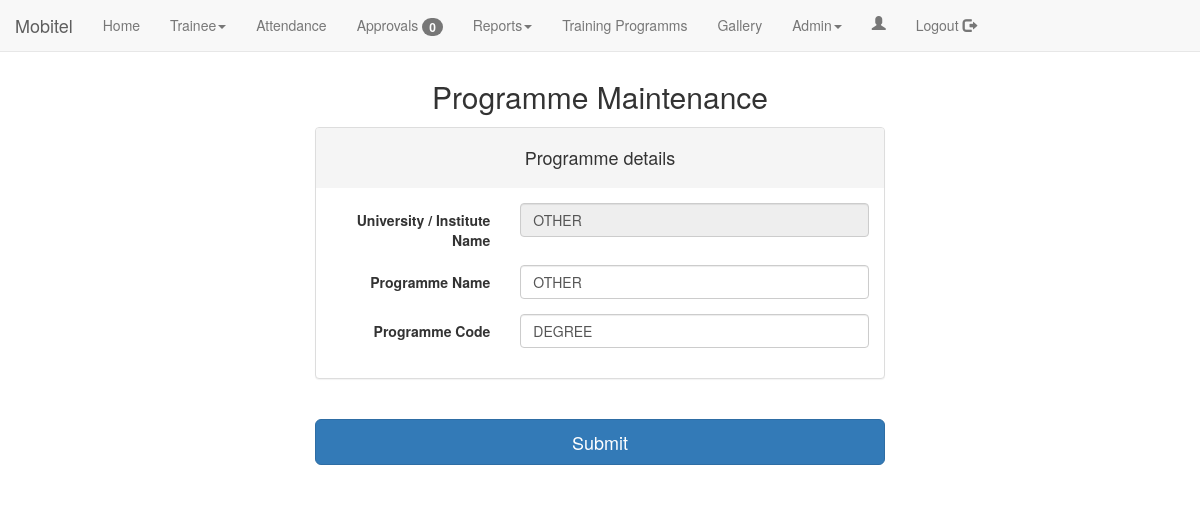
Screenshot of /courseMaintenanceUpdate.php?id=1 (signed in) with the database file from the repository.
### tables this page shows
CREATE TABLE IF NOT EXISTS `tbl_institute` (
  `tblTrainingInstituteID` int(5) NOT NULL AUTO_INCREMENT,
  `TrainingInstitute_Code` varchar(10) DEFAULT NULL,
  `TrainingInstitute_Name` varchar(255) NOT NULL,
  `Location` varchar(50) NOT NULL,
  `Coordinator` varchar(100) NOT NULL,
  `Designation` varchar(50) NOT NULL,
  `Contact` varchar(10) NOT NULL,
  `flag` varchar(8) NOT NULL DEFAULT 'ACTIVE',
  PRIMARY KEY (`tblTrainingInstituteID`)
);

CREATE TABLE IF NOT EXISTS `tbl_course` (
  `tblCourseID` int(5) NOT NULL AUTO_INCREMENT,
  `tblTrainingInstituteID` text NOT NULL,
  `Course_Code` varchar(10) NOT NULL,
  `Course_Name` varchar(255) NOT NULL,
  `flag` varchar(8) NOT NULL DEFAULT 'ACTIVE',
  PRIMARY KEY (`tblCourseID`) USING BTREE
);

### courseMaintenanceUpdate.php (the view, shortened to what this page needs)
<?php include("db.php"); ?>
<?php
$txtInCode = $txtInName = $txtLocation = $msg = $msger =$crs_Name= "";
if (isset($_GET["id"])) {
    $sql = "SELECT * FROM tbl_course WHERE tblCourseID='" . $_GET['id'] . "' ";
    $course_data = $con->query($sql);
    if ($course_data->num_rows == 1) {
        $row = mysqli_fetch_assoc($course_data);
        $txtInsCode = $row['tblTrainingInstituteID'];
        $txtCrsCode = $row['Course_Code'];
        $txtCrsName = $row['Course_Name'];
    }
}
?>
<html>
<head>
    <?php include("header.php") ?>
</head>
<body data-spy="scroll" data-target=".navbar" data-offset="50">
<br><br><br>
<div>
    <center>
        <h2>Programme Maintenance</h2>
    </center>
</div>
<center>
    <form class="form-horizontal" method="post" action="">
        <div class="container col-md-6 col-md-offset-3 ">
            <div class="panel-group">
                <div class="panel panel-default">
                    <div class="panel-heading">
                        <h4>Programme details</h4>
                    </div>
                    <div class="panel-body">
                        <div class="form-group">
                            <label for="inputText2" class="col-sm-4 control-label">University / Institute Name</label>
                            <div class="col-sm-8">
                                <?php
                                    $sql="SELECT * FROM `tbl_institute` WHERE tblTrainingInstituteID='".$txtInsCode."' ";
                                            $resultSet= $con->query($sql);
                                            if ($resultSet->num_rows >=1){
                                                $row = mysqli_fetch_assoc($resultSet);
                                                $crs_Name=$row['TrainingInstitute_Name'];
                                            }
                                 ?>
                               <input type="text" class="form-control" name="v_CourseId" id="v_CourseId"
                                       placeholder="Enter Programme Name" onblur="this.value=this.value.toUpperCase()"  value="<?php echo $crs_Name; ?>" disabled="disabled">
                            </div>
                        </div>
                        <div class="form-group">
                            <label for="inputText2" class="col-sm-4 control-label">Programme Name</label>
                            <div class="col-sm-8">
                                <input type="text" class="form-control" name="v_CourseName" id="v_CourseName"
                                       placeholder="Enter Programme Name" onblur="this.value=this.value.toUpperCase()"  value="<?php echo $txtCrsName; ?>">
                            </div>
                        </div>
                        <div class="form-group">
                            <label for="inputText2" class="col-sm-4 control-label">Programme Code </label>
                            <div class="col-sm-8">
                                <input type="text" class="form-control" name="v_CourseCode"
                                       id="v_CourseCode"
                                       placeholder="Enter Programme Code" onblur="this.value=this.value.toUpperCase()"  value="<?php echo $txtCrsCode; ?>">
                            </div>
                        </div>
                    </div>
                </div>
            </div>
            <br>
            <input type="submit" class="btn btn-primary btn-lg btn-block" name="btnSubmit">
            <br>
    </form>
</center>
<br>
</body>
</html>

### rows the page displays
tbl_institute: v_CourseId "OTHER"
tbl_course: v_CourseName "OTHER", v_CourseCode "DEGREE"

### other values shown
$count "0"
